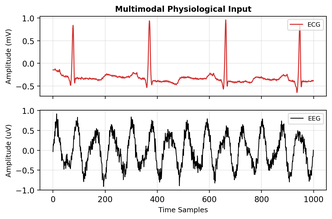
#> input picture figures/combined_signals.png, 332 x 219 px, shrunk from 1180 x 779 before the run
$ python diag_v2.py
#> lines starting #> are read from the running program, lines starting #| are printed output that depends on the picture
import matplotlib.pyplot as plt
import matplotlib.patches as patches
from matplotlib.path import Path
from matplotlib.offsetbox import OffsetImage, AnnotationBbox
import matplotlib.image as mpimg
import os

def create_premium_diagram():
    # Paths to the images
    signals_path = "figures/combined_signals.png"
    circuit_path = "figures/quantum_circuit.png"

    # Set up the figure
    fig, ax = plt.subplots(figsize=(16, 10), dpi=300)
    ax.set_xlim(0, 15)
    ax.set_ylim(-0.5, 10)
    ax.axis('off')

    # Color Palette
    COLOR_RED = "#D32F2F"
    COLOR_GREY = "#455A64"
    COLOR_BLUE = "#1976D2"

    def add_image(path, x, y, zoom=0.1):
#> called with path = 'figures/combined_signals.png', x = 2.4, y = 5.8, zoom = 0.2
        if os.path.exists(path):
            try:
                from PIL import Image
                import numpy as np
                img_pil = Image.open(path)
#> img_pil is the input picture: PIL image 332x219 RGBA; mean R, G, B, A 237.4, 235.2, 235.2, 255
                if img_pil.mode in ("RGBA", "P"):
                    img_pil = img_pil.convert("RGBA")
                img = np.array(img_pil)

                imagebox = OffsetImage(img, zoom=zoom)
                ab = AnnotationBbox(imagebox, (x, y), frameon=False)
                ax.add_artist(ab)
            except Exception as e:
                print(f"Warning: Could not load image {path}: {e}")
                ax.text(x, y, "[Image Load Error]", ha='center', va='center', fontsize=8, color='red')

    # 1. Flow Headings (Above the components)
    heading_y = 7.5
    ax.text(2.75, heading_y, "INPUT", color=COLOR_RED, fontsize=24, fontweight='bold', ha='center')
    ax.text(7.5, heading_y, "PROCESS", color=COLOR_GREY, fontsize=24, fontweight='bold', ha='center')
    ax.text(12.25, heading_y, "OUTPUT", color=COLOR_BLUE, fontsize=24, fontweight='bold', ha='center')

    # 2. Core Components
    comp_y = 5.8 # Center vertical position

    # Balance zooms to make images look similar in scale
    add_image(signals_path, 2.4, comp_y, zoom=0.2) # Adjusted for uniformity
    add_image(circuit_path, 7.5, comp_y, zoom=0.08)  # Adjusted for uniformity
#> call 2 of add_image, with path = 'figures/quantum_circuit.png', x = 7.5, y = 5.8, zoom = 0.08
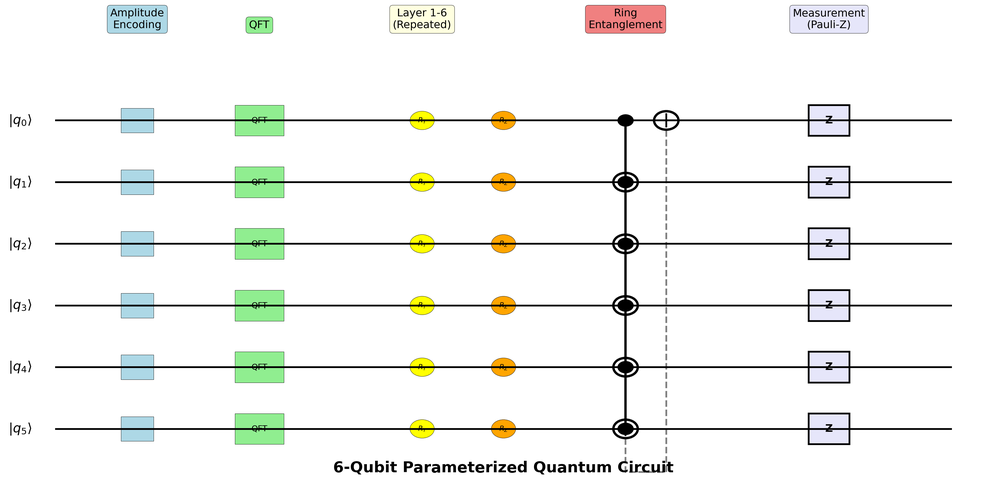
#> input picture figures/quantum_circuit.png, 1000 x 499 px, shrunk from 3554 x 1775 before the run
#> in add_image, img_pil is the input picture: PIL image 1000x499 RGBA; mean R, G, B, A 242.5, 243.9, 241.1, 255

    # Output: Result visualization
    ax.add_patch(patches.RegularPolygon((12.25, comp_y), 6, radius=0.8, color=COLOR_BLUE, alpha=0.15))
    ax.text(12.25, comp_y, "EMOTION\nPREDICTION", ha='center', va='center', fontsize=16, fontweight='bold', color=COLOR_BLUE)

    # 3. Connections
    # Horizontal flow arrows
    ax.annotate("", xy=(5.0, comp_y), xytext=(4.3, comp_y), arrowprops=dict(arrowstyle="->", lw=2.5, color=COLOR_GREY, alpha=0.6))
    ax.annotate("", xy=(10.7, comp_y), xytext=(10.0, comp_y), arrowprops=dict(arrowstyle="->", lw=2.5, color=COLOR_GREY, alpha=0.6))

    # Vertical Callout Arrows (RESTORED)
    ax.annotate("", xytext=(2.75, comp_y - 1.4), xy=(2.75, 3.2), arrowprops=dict(arrowstyle="->", color=COLOR_RED, lw=2, alpha=0.8))
    ax.annotate("", xytext=(7.5, comp_y - 1.4), xy=(7.5, 3.2), arrowprops=dict(arrowstyle="->", color=COLOR_GREY, lw=2, alpha=0.8))
    ax.annotate("", xytext=(12.25, comp_y - 1.4), xy=(12.25, 3.2), arrowprops=dict(arrowstyle="->", color=COLOR_BLUE, lw=2, alpha=0.8))

    # 4. Detail Boxes (Bottom - ORIGINAL ORIENTATION)
    def draw_detail_box(x, y, title, details, color):
        width = 4.2
        height = 2.2
        # Restore original centered orientation but with restored dimensions
        box = patches.FancyBboxPatch((x - width/2, y - height/2), width, height, boxstyle="round,pad=0.2",
                                     facecolor="white", edgecolor=color, lw=2.5, alpha=1)
        ax.add_patch(box)
        ax.text(x, y + 0.4, title, ha='center', va='center', fontsize=18, fontweight='bold', color=color)
        ax.text(x, y - 0.4, details, ha='center', va='center', fontsize=14, linespacing=1.6)

    box_y = 1.6
    draw_detail_box(2.75, box_y, "Multimodal Fusion", "EEG: 2548 Features\nECG: 10 Statistical Features\nDim: 2558 Normalized", COLOR_RED)
    draw_detail_box(7.5, box_y, "Hybrid QVAE", "6-Qubit PQC Processing\nRing Entanglement\nFourier-Domain Mapping", COLOR_GREY)
    draw_detail_box(12.25, box_y, "Performance", "MSE Loss: 0.2911\nAccuracy: 85.71%\nStability (σ: 0.0164)", COLOR_BLUE)

    # 5. Top Context Labels
    subtitle_y = 8.5
    ax.text(2.75, subtitle_y, "Raw Physiological Signals", ha='center', fontsize=14, alpha=0.7)
    ax.text(7.5, subtitle_y, "Latent Space Transformation", ha='center', fontsize=14, alpha=0.7)
    ax.text(12.25, subtitle_y, "Classification & Inference", ha='center', fontsize=14, alpha=0.7)

    plt.savefig("figures/arch_premium.png", bbox_inches='tight', transparent=False, facecolor='white')
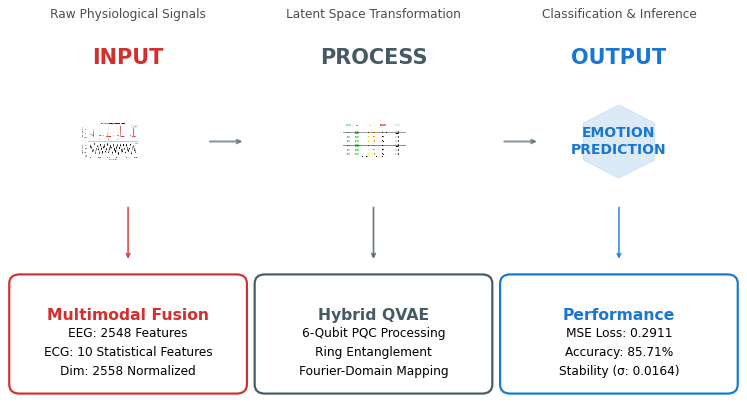
#> figure drawn by matplotlib, 1 panel
    plt.savefig("figures/arch_premium.pdf", bbox_inches='tight')
    print("Saved optimized layout: figures/arch_premium.png and .pdf")

if __name__ == "__main__":
    import os
    os.makedirs('figures', exist_ok=True)
    create_premium_diagram()
